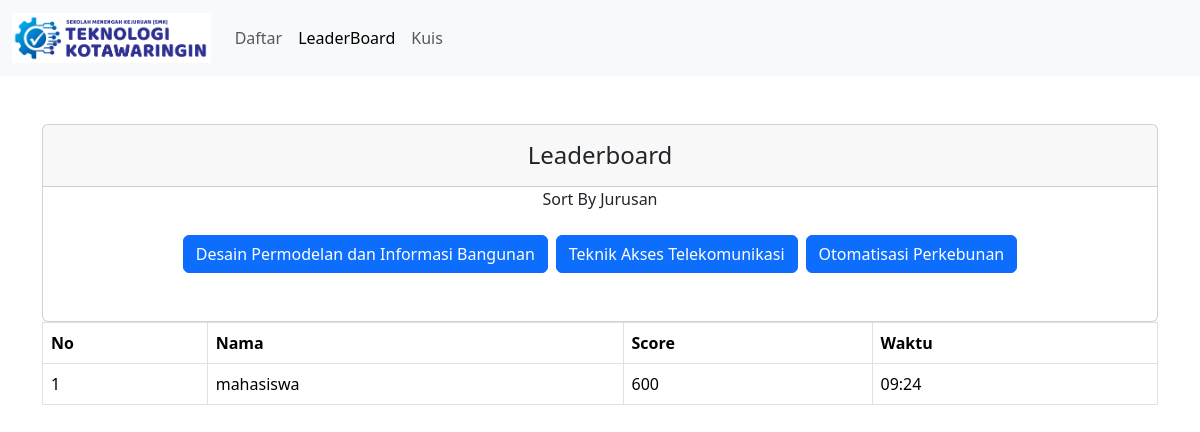
The page /leaderboard.php?jurusan=aksestelekomunikasi on the database its author committed.
### tables this page shows
CREATE TABLE `leaderboard` (
  `id` int(11) NOT NULL,
  `nama` varchar(100) NOT NULL,
  `score` int(5) NOT NULL,
  `jurusan` varchar(50) NOT NULL,
  `waktu` varchar(5) NOT NULL
);

### leaderboard.php (the view, shortened to what this page needs)
<?php
include 'koneksi.php';
if (isset($_GET['jurusan'])) {
    $jurusan = $_GET['jurusan'];
    $sql = "SELECT nama, score, waktu FROM leaderboard WHERE jurusan = '$jurusan' ORDER BY score DESC";
} else {
    $sql = "SELECT nama, score, waktu FROM leaderboard ORDER BY score DESC";
    $result = mysqli_query($koneksi, $sql);
}
$result = mysqli_query($koneksi, $sql);
?>
<!DOCTYPE html>
<html lang="en">
<head>
    <link href="https://cdn.jsdelivr.net/npm/bootstrap@5.3.3/dist/css/bootstrap.min.css" rel="stylesheet">
    <link rel="stylesheet" href="style.css">
</head>
<body>
    <nav class="navbar navbar-expand-lg bg-body-tertiary">
        <div class="container-fluid">
            <img src="smk_kotawaringin.png" class="navbar-brand brand-logo" alt="">
            <div class="collapse navbar-collapse" id="navbarNav">
                <ul class="navbar-nav">
                    <li class="nav-item">
                        <a class="nav-link" href="index.php">Daftar</a>
                    </li>
                    <li class="nav-item">
                        <a class="nav-link active" aria-current="page" href="leaderboard.php">LeaderBoard</a>
                    </li>
                    <li class="nav-item">
                        <a href="kuis.php" class="nav-link">Kuis</a>
                    </li>
                </ul>
            </div>
        </div>
    </nav>
    <div class="container mt-5">
        <div class="row">
            <div class="col-bg-6 offset-bg-3">
                <div class="card">
                    <div class="card-header text-center">
                        <h4 class="mt-2">Leaderboard</h4>
                    </div>
                    <div class="text-center">
                        <p>Sort By Jurusan</p>
                    </div>
                    <div class="d-flex justify-content-center mt-2 mb-5">
                        <a href="leaderboard.php?jurusan=modelbangunan" class="btn btn-primary me-2">Desain Permodelan dan Informasi Bangunan</a>
                        <a href="leaderboard.php?jurusan=aksestelekomunikasi" class="btn btn-primary me-2">Teknik Akses Telekomunikasi</a>
                        <a href="leaderboard.php?jurusan=otomatisasiperkebunan" class="btn btn-primary">Otomatisasi Perkebunan</a>
                    </div>
                </div>
                    <div class="card-body">
                        <table class="table table-bordered">
                            <thead>
                                <tr>
                                    <th scope="col">No</th>
                                    <th scope="col">Nama</th>
                                    <th scope="col">Score</th>
                                    <th scope="col">Waktu</th>
                                </tr>
                            </thead>
                            <tbody>
                                <?php
                                $no = 1;
                                if (mysqli_num_rows($result) > 0) {
                                    while($row = mysqli_fetch_assoc($result)) {
                                        echo "<tr><td>" . $no++ . "</td><td>" . $row["nama"]. "</td><td>" . $row["score"]. "</td><td>" . $row["waktu"]. "</tr>";
                                    }
                                } else {
                                    echo "<tr><td colspan='3'>No results found</td></tr>";
                                }
                                ?>
                            </tbody>
                        </table>
                    </div>
                </div>
            </div>
        </div>
</body>
</html>

### style.css (style rules this page uses)
body { margin: 0; padding: 0; }
.navbar { overflow: hidden !important; z-index: 1; }
.brand-logo { height: 3em; }

### rows shown on the page
leaderboard: nama "mahasiswa", score "600", waktu "09:24"
